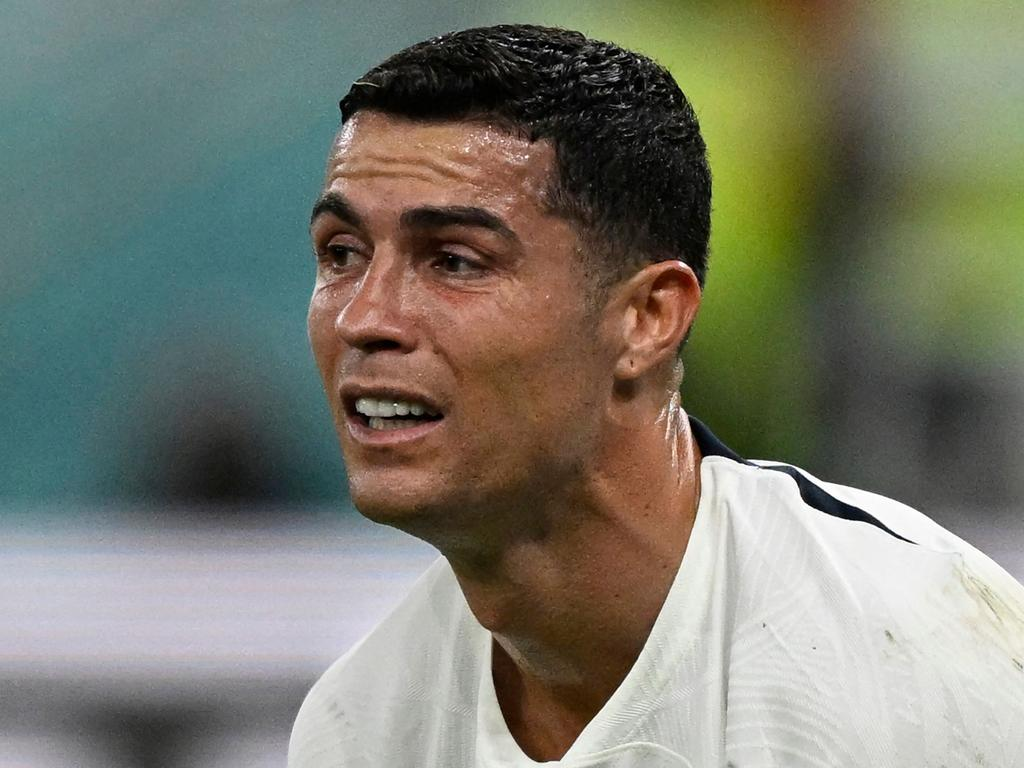
#> input picture images_Test/image copy 3.png, 1024 x 768 px
$ python Pridection_func.py
#> lines starting #> are read from the running program, lines starting #| are printed output that depends on the picture; after the words box and inside, x2 and y2 are one past the last pixel; in counts of white or black regions, pixels touching at a corner belong together
import joblib
import cv2
import numpy as np


def Emotions_Predict(Myimage):

#> called with Myimage = '../../images_Test/image copy 3.png'
    Class_Name = ['angry', 'disgusted', 'fearful', 'happy', 'neutral', 'sad', 'surprised']
    Face_Cascade = cv2.CascadeClassifier('ML/Haarcascade/haarcascade_frontalface_default.xml')

    if Face_Cascade.empty():
        print('Script Not Loaded !!')

    else :
        Test_Image = cv2.imread(Myimage)
#> Test_Image is the input picture: shape (768, 1024, 3); mean B, G, R 109.4, 122.4, 121.3

        face_image = Test_Image.copy()

        face_rect = Face_Cascade.detectMultiScale(face_image, scaleFactor=1.2, minNeighbors=5)
#> face_rect = [[188, 99, 398, 398]]

        for (x, y, w, h) in face_rect:

            cv2.rectangle(face_image, (x, y), (x + w, y + h), (255, 255, 255), 2)

            face = face_image[y:y+h, x:x+w]

            Detection = face
            Detection_resize = cv2.resize(Detection, (32,32))
            Detection_resize = np.expand_dims(Detection_resize, axis=0)

            My_Model = joblib.load('ML/Model/Model.dump')
            Prediction = My_Model.predict(Detection_resize)
            print(Prediction)
            Predict = list(Prediction[0])
            index_i = Predict.index(max(Predict))
            Label_Name = Class_Name[index_i]
            Score = max(Predict)
            Last_pred = (f"{Class_Name[index_i]} : {max(Predict):.2f}")

            cv2.putText(face_image,str(Last_pred), (x-10, y-10), cv2.FONT_HERSHEY_SIMPLEX, 0.6, (0, 204, 255), 2, cv2.LINE_AA)
#> this loop made 1 pass
#> pass 1, in Emotions_Predict, `face = face_image[y:y+h, x:x+w]`:
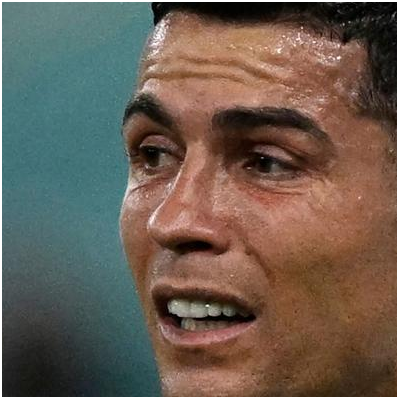
#> face: shape (398, 398, 3); mean B, G, R 81.2, 92.7, 105.6
#> pass 1, in Emotions_Predict, `Detection_resize = cv2.resize(Detection, (32,32))`:
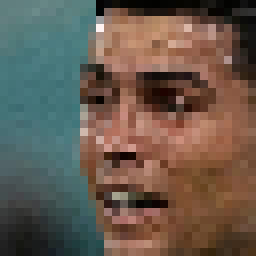
#> Detection_resize: shape (32, 32, 3) (shown 8 times larger); mean B, G, R 78.3, 89.8, 102.5
#> after the loop:
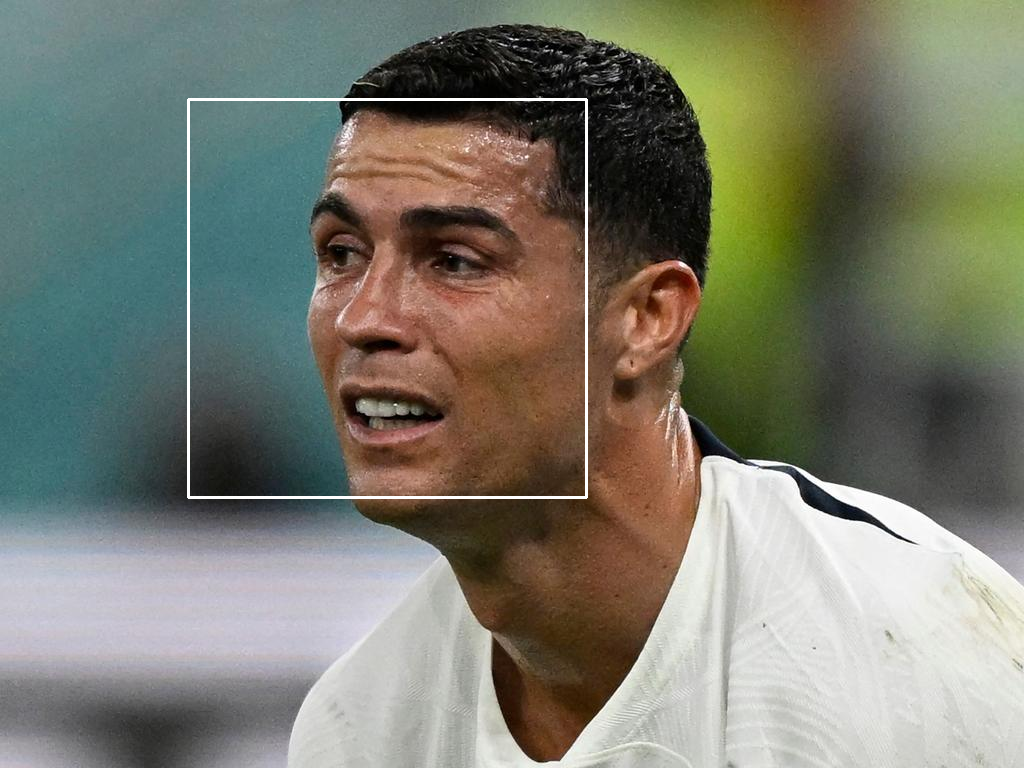
#> face_image: shape (768, 1024, 3); 0.61% of pixels changed, all inside (x1, y1, x2, y2) = (187, 98, 588, 499)

        return face_image,Label_Name,Score


if __name__ == '__main__':
#> (the run stopped early here; a loop or call above may not have finished)

$ run again, with images_Test/image copy 2.png copied over images_Test/image copy 3.png
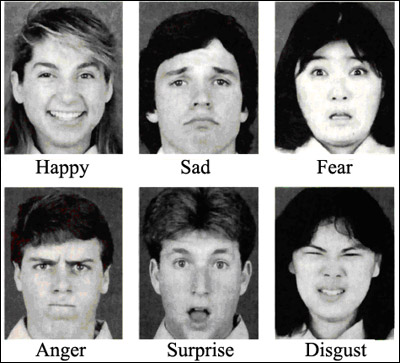
#> input picture images_Test/image copy 2.png, 400 x 363 px
#> in Emotions_Predict, Test_Image is the input picture: shape (363, 400, 3); mean B, G, R 135.4, 136.1, 136.4
#> face_rect = [[291, 221, 85, 85], [287, 34, 101, 101], [16, 36, 103, 103], [12, 227, 101, 101], [151, 222, 102, 102], [146, 39, 110, 110]]
#> the loop in Emotions_Predict, `for (x, y, w, h) in face_rect: ` made 1 pass
#> pass 1, in Emotions_Predict, `face = face_image[y:y+h, x:x+w]`:
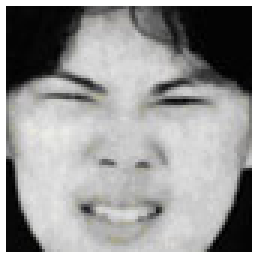
#> face: shape (85, 85, 3) (shown 3 times larger); mean B, G, R 151.5, 152.1, 152.2
#> after the loop in Emotions_Predict, `for (x, y, w, h) in face_rect:`:
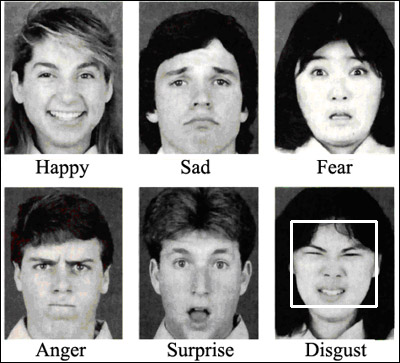
#> face_image: shape (363, 400, 3); 0.7% of pixels changed, all inside (x1, y1, x2, y2) = (290, 220, 378, 308)

$ run again, with images_Test/image copy 4.png copied over images_Test/image copy 3.png
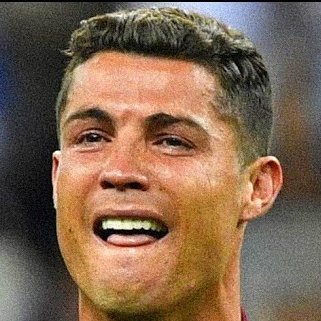
#> input picture images_Test/image copy 4.png, 321 x 321 px
#> in Emotions_Predict, Test_Image is the input picture: shape (321, 321, 3); mean B, G, R 80.7, 102.2, 128.3
#> face_rect = [[21, 48, 219, 219]]
#> the loop in Emotions_Predict, `for (x, y, w, h) in face_rect: ` made 1 pass
#> pass 1, in Emotions_Predict, `face = face_image[y:y+h, x:x+w]`:
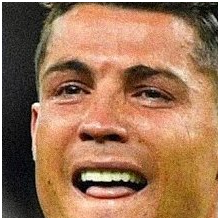
#> face: shape (219, 219, 3); mean B, G, R 87, 116.9, 158.8
#> after the loop in Emotions_Predict, `for (x, y, w, h) in face_rect:`:
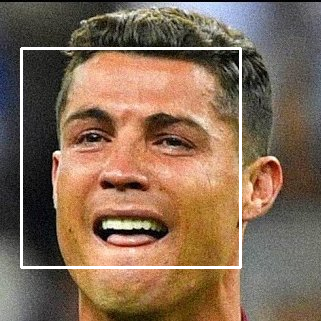
#> face_image: shape (321, 321, 3); 2.55% of pixels changed, all inside (x1, y1, x2, y2) = (20, 47, 242, 269)

$ run again, with images_Test/image copy 5.png copied over images_Test/image copy 3.png
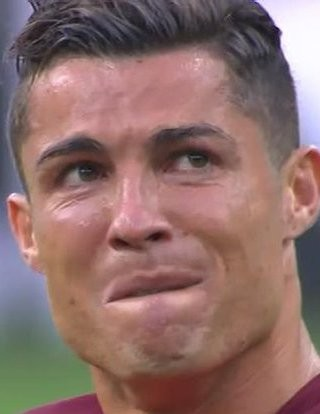
#> input picture images_Test/image copy 5.png, 320 x 414 px
#> in Emotions_Predict, Test_Image is the input picture: shape (414, 320, 3); mean B, G, R 106.1, 110.2, 141.2
#> face_rect = [[7, 61, 270, 270]]
#> the loop in Emotions_Predict, `for (x, y, w, h) in face_rect: ` made 1 pass
#> pass 1, in Emotions_Predict, `face = face_image[y:y+h, x:x+w]`:
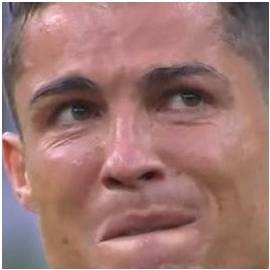
#> face: shape (270, 270, 3); mean B, G, R 114.6, 119.3, 159
#> after the loop in Emotions_Predict, `for (x, y, w, h) in face_rect:`:
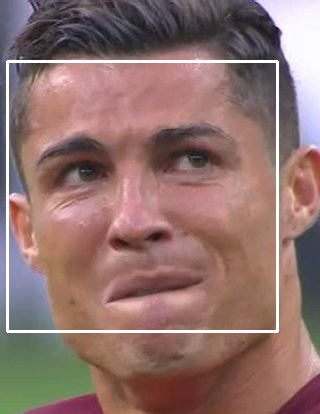
#> face_image: shape (414, 320, 3); 2.44% of pixels changed, all inside (x1, y1, x2, y2) = (6, 60, 279, 333)
